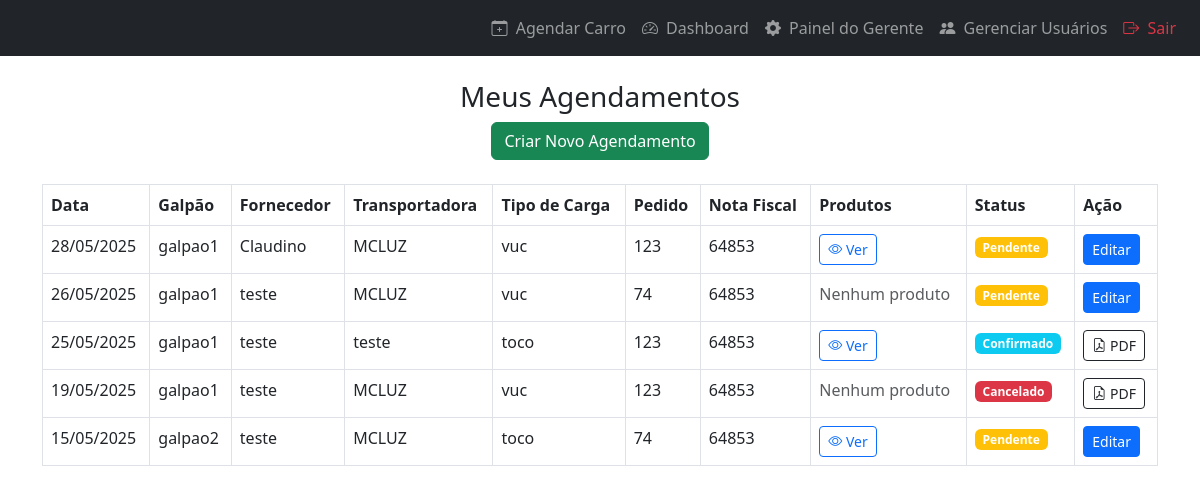
Page /agendamentos/ (signed in) on the earlier database version.
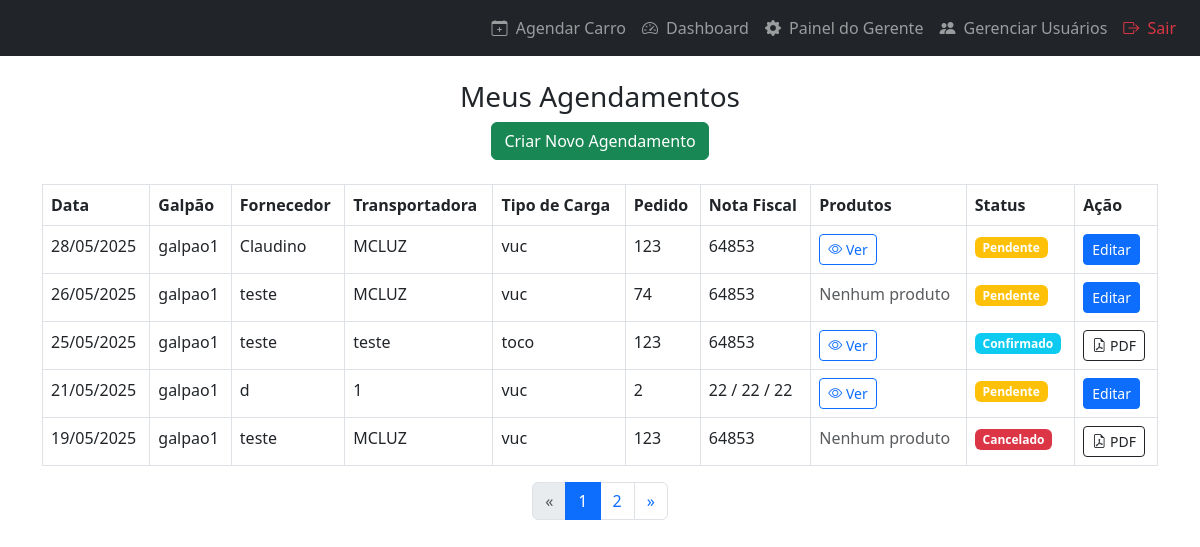
Same page on the later database version.
### agendamentos/models.py (models this page shows, shortened)
class Agendamento(models.Model):
    usuario = models.ForeignKey(settings.AUTH_USER_MODEL, on_delete=models.CASCADE)
    data_hora = models.DateTimeField()
    cnpj = models.CharField(max_length=18)
    fornecedor = models.CharField(max_length=100)
    email = models.EmailField(max_length=500)
    transportadora = models.CharField(max_length=100)
    nota_fiscal = models.CharField(max_length=100)
    pedido = models.CharField(max_length=100)
    GALPAO_CHOICES = [
        ('galpao1', 'galpão1'),
        ('galpao2', 'galpão2'),
        ('galpao3', 'galpão3'),
        ('galpãa4', 'galpão4'),
    ]
    galpao = models.CharField("Galpão", max_length=20,choices=GALPAO_CHOICES,)
    TIPO_CARRO_CHOICES = [
        ('vuc', 'VUC'),
        ('toco', 'Toco'),
        ('truck', 'Truck'),
        ('carreta', 'Carreta'),
    ]
    tipo_carro = models.CharField("Tipo", max_length=20,choices=TIPO_CARRO_CHOICES,)
    STATUS_CHOICES = [
        ('pendente', 'Pendente'),
        ('confirmado', 'Confirmado'),
        ('cancelado', 'Cancelado'),
        ('finalizado', 'Finalizado'),
    ]
    status = models.CharField(max_length=20, choices=STATUS_CHOICES, default='pendente')
    criado_em = models.DateTimeField(auto_now_add=True)
    def cubagem_total(self):
        return self.itens.aggregate(total=Sum('cubagem'))['total'] or 0

### agendamentos/views.py (the view)
# urls.py: path('agendamentos/', views.painel_users_list, name='painel_user'),
@login_required
def painel_users_list(request):
    agendamentos = Agendamento.objects.filter(usuario=request.user).order_by('-data_hora')
    paginator = Paginator(agendamentos, 5)
    page_number = request.GET.get('page')
    page_obj = paginator.get_page(page_number)
    return render(request, 'agendamento/painel_user.html', {'page_obj': page_obj, 'agendamentos': agendamentos})

### templates/agendamento/painel_user.html (shortened to what this page needs)
{% extends 'base.html' %}
{% block content %}
<h3 class="text-center">Meus Agendamentos</h3>
<div class="text-center mb-4">
    <a href="{% url 'agendamento_criar' %}" class="btn btn-success">Criar Novo Agendamento</a>
</div>
<table class="table table-bordered">
    <thead class="thead-dark">
        <tr>
            <th>Data</th>
            <th>Galpão</th>
            <th>Fornecedor</th>
            <th>Transportadora</th>
            <th>Tipo de Carga</th>
            <th>Pedido</th>
            <th>Nota Fiscal</th>
            <th>Produtos</th>
            <th>Status</th>
            <th>Ação</th>
        </tr>
    </thead>
    <tbody>
        {% for ag in page_obj %}
        <tr>
            <td>{{ ag.data_hora|date:"d/m/Y" }}</td>
            <td>{{ ag.galpao }}</td>
            <td>{{ ag.fornecedor }}</td>
            <td>{{ ag.transportadora }}</td>
            <td>{{ ag.tipo_carro }}</td>
            <td>{{ ag.pedido }}</td>
            <td>{{ ag.nota_fiscal }}</td>
            <td>
                {% if ag.itens.exists %}
                    <button type="button" class="btn btn-outline-primary btn-sm" data-bs-toggle="modal" data-bs-target="#produtosModal{{ ag.id }}">
                        <i class="bi bi-eye"></i> Ver
                    </button>
                {% else %}
                    <span class="text-muted">Nenhum produto</span>
                {% endif %}
            </td>
            <td>
                {% if ag.status == 'pendente' %}
                    <span class="badge bg-warning">Pendente</span>
                {% elif ag.status == 'confirmado' %}
                    <span class="badge bg-info">Confirmado</span>
                {% elif ag.status == 'cancelado' %}
                    <span class="badge bg-danger">Cancelado</span>
                {% elif ag.status == 'finalizado' %}
                    <span class="badge bg-success">Finalizado</span>
                {% endif %}
            </td>
            <td>
                {% if ag.status == 'pendente' %}
                    <a href="{% url 'agendamento_editar' ag.pk %}" class="btn btn-primary btn-sm">Editar</a>
                {% else %}
                    <a href="{% url 'baixar_agendamento_pdf' ag.id %}" class="btn btn-outline-dark btn-sm" target="_blank">
                        <i class="bi bi-file-earmark-pdf"></i> PDF
                    </a>
                {% endif %}
            </td>
        </tr>
        {% empty %}
        <tr>
            <td colspan="11" class="text-center">Nenhum agendamento cadastrado.</td>
        </tr>
        {% endfor %}
    </tbody>
</table>
{% include 'paginacao.html' %}
{% endblock %}

Differences in the rows shown:
no longer on this page (row unchanged): Agendamento: data_hora "15/05/2025", galpao "galpao2", fornecedor "teste", transportadora "MCLUZ", tipo_carro "toco", pedido "74", nota_fiscal "64853", status "Pendente"
added Agendamento: data_hora "21/05/2025", galpao "galpao1", fornecedor "d", transportadora "1", tipo_carro "vuc", pedido "2", nota_fiscal "22 / 22 / 22", status "Pendente"
Other differences:
new list line: "1"
new list line: "2"
